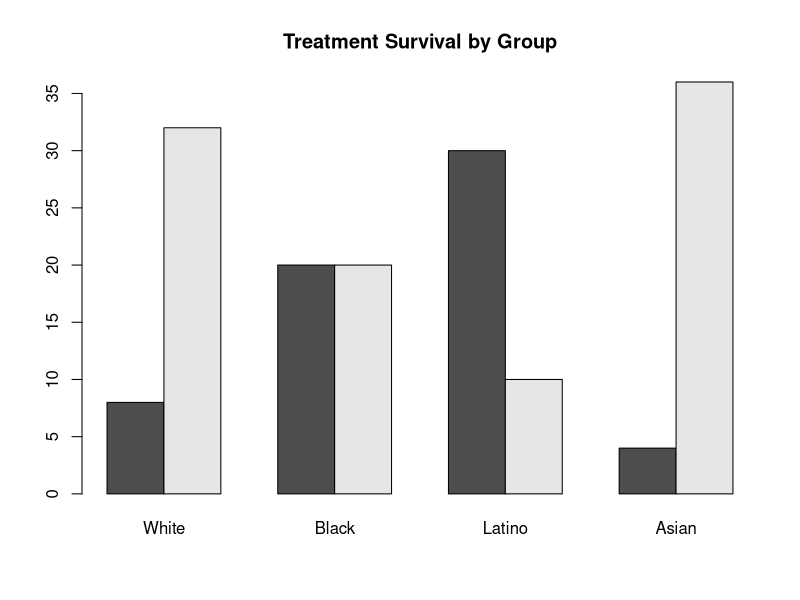
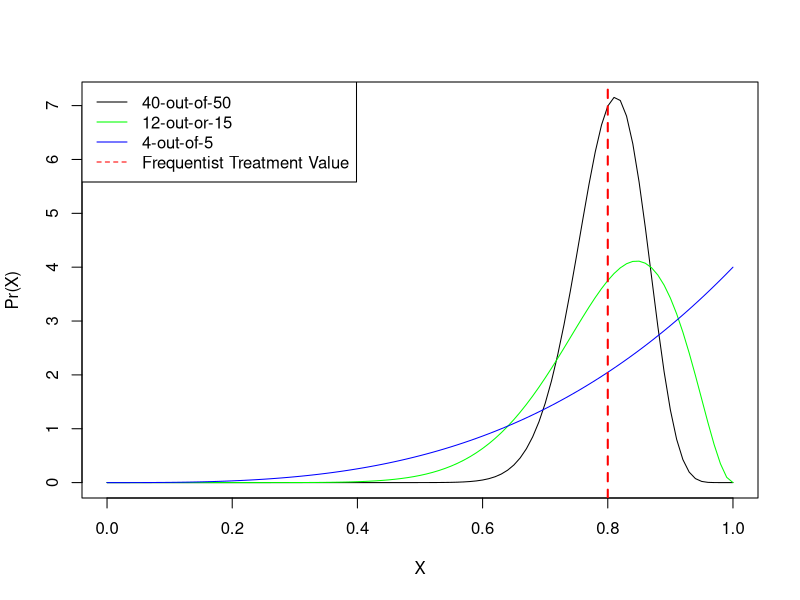
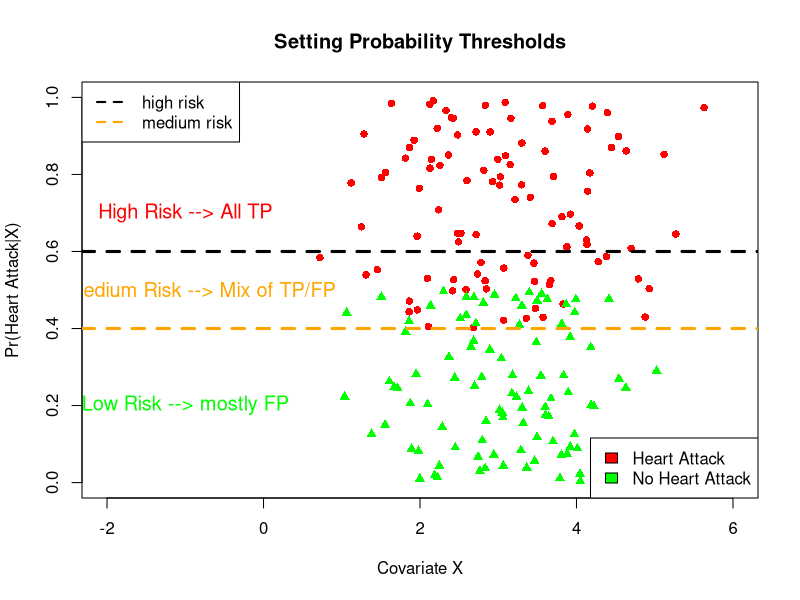

Write the R code that produced these figures, in order.
## ---- chunk 1
knitr::opts_chunk$set(echo = FALSE)
## ---- chunk 2
require(reshape2)
treatmentData = data.frame(White=c(rep(1,32),rep(0,8)),
                           Black=c(rep(1,20),rep(0,20)),
                           Latino=c(rep(1,10),rep(0,30)),
                           Asian=c(rep(1,36),rep(0,4)))
test = melt(treatmentData)

barplot(t(table(test)), beside=T, main='Treatment Survival by Group')
#legend("topleft", c("Not survived","Survived"), fill = c("red","green"))
## ---- chunk 3
curve(dbeta(x, 40,10), ylab='Pr(X)',xlab='X')
curve(dbeta(x, 12,3), ylab='Pr(X)',xlab='X', col='green',add=T)
curve(dbeta(x, 4,1), ylab='Pr(X)',xlab='X', col='blue',add=T)

abline(v=0.8, lty=2, lwd=2, col='red')
legend('topleft', c("40-out-of-50","12-out-or-15", "4-out-of-5",'Frequentist Treatment Value'), col=c('black','green','blue','red'), lty=c(1,1,1,2))
## ---- chunk 4

plot(rnorm(100, 3,1), runif(100, 0.4,1), col='red',pch=16, ylim=c(0,1), xlim=c(-2,6), xlab='Covariate X',ylab='Pr(Heart Attack|X)', main='Setting Probability Thresholds')
points(rnorm(100, 3,1), runif(100, 0,.5), col='green',pch=17)
abline(h=.4, lty=2, lwd=3, col='orange')
abline(h=.6, lty=2, lwd=3, col='black')
text(-1, .7, 'High Risk --> All TP',cex = 1.2, col='Red')
text(-.8, .5, 'Medium Risk --> Mix of TP/FP', cex=1.2, col='Orange')
text(-1, .2, 'Low Risk --> mostly FP', cex=1.2, col='green')

legend('bottomright',c('Heart Attack','No Heart Attack'), fill=c('red','green'))
legend('topleft',c('high risk','medium risk'), col=c('black','orange'), lty=2, lwd=2)

